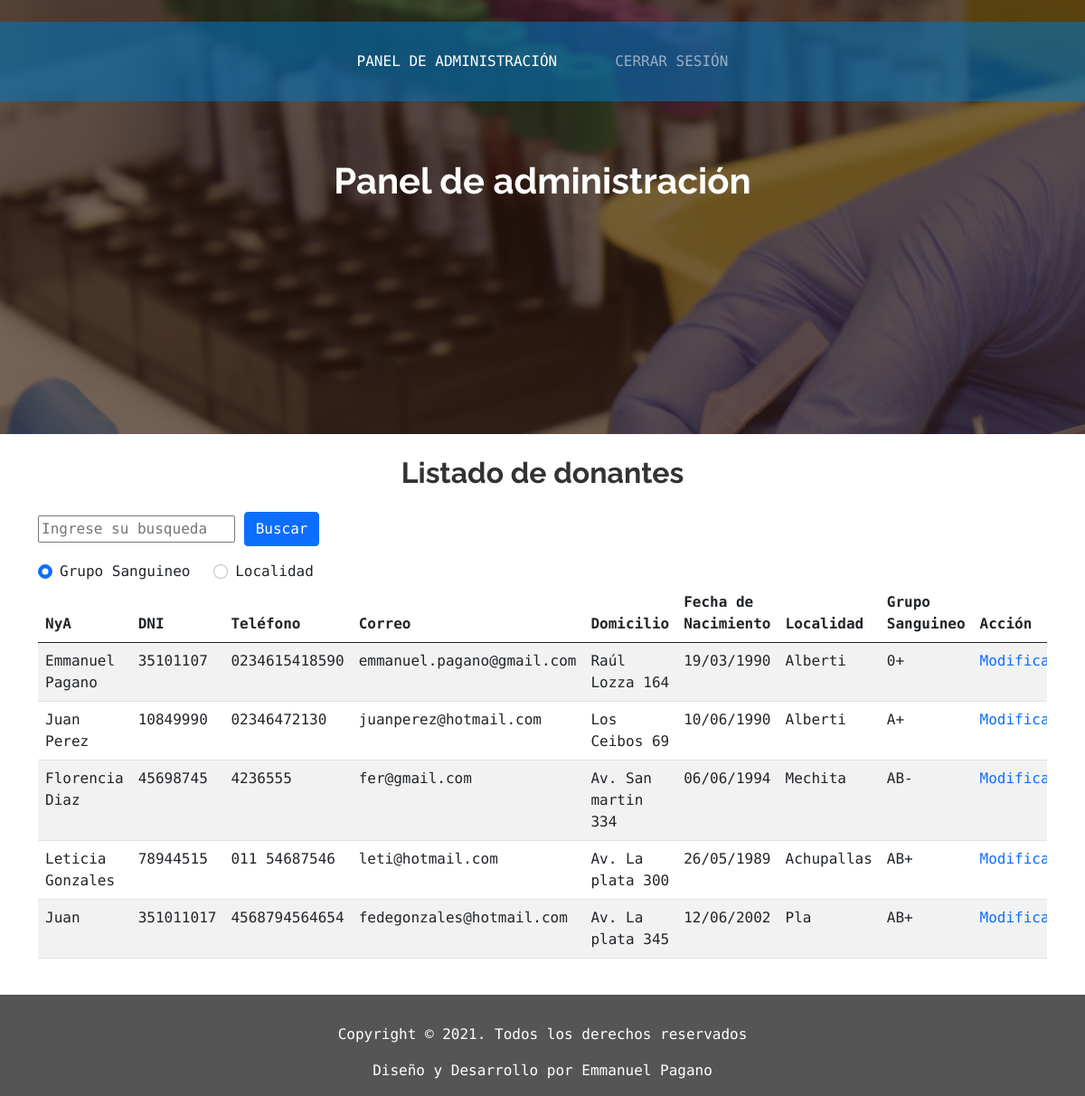
The page /Registro_Donantes/adm/panel-adm.php (signed in) on the database its author committed.
### tables this page shows
CREATE TABLE `donante` (
  `idDonante` int(11) NOT NULL,
  `nya` varchar(250) NOT NULL,
  `dni` varchar(50) NOT NULL,
  `telefono` varchar(250) NOT NULL,
  `correo` varchar(250) NOT NULL,
  `domicilio` varchar(250) NOT NULL,
  `fechaNacimiento` date NOT NULL,
  `idLocalidad` int(11) NOT NULL,
  `idGrupo` int(11) NOT NULL
);

CREATE TABLE `localidad` (
  `idLocalidad` int(11) NOT NULL,
  `localidad` varchar(250) NOT NULL
);

CREATE TABLE `grupo` (
  `idGrupo` int(11) NOT NULL,
  `grupo` varchar(250) NOT NULL
);

### Registro_Donantes/adm/panel-adm.php (the view, shortened to what this page needs)
<?php
$title = 'panel';
include('../include/conexion.php');
if($_SERVER['REQUEST_METHOD'] == 'GET' && !empty($_GET['busqueda'])){
    $busqueda = $_GET['busqueda'];
    $filtro = $_GET['filtro']; ;
    if($filtro == 'localidad'){
        $cmd = $conexion->prepare('SELECT * FROM donante
        INNER JOIN localidad ON localidad.idLocalidad = donante.idLocalidad
        INNER JOIN grupo ON grupo.idGrupo = donante.idGrupo WHERE localidad = :localidad');
        $cmd->execute(array(':localidad'=>$busqueda));
        $resultado = $cmd->fetchAll();
    }else if($filtro == 'grupo'){
        $cmd = $conexion->prepare('SELECT * FROM donante
        INNER JOIN localidad ON localidad.idLocalidad = donante.idLocalidad
        INNER JOIN grupo ON grupo.idGrupo = donante.idGrupo WHERE grupo = :grupo');
        $cmd->execute(array(':grupo'=>$busqueda));
        $resultado = $cmd->fetchAll();
    }
}else{
    $cmd = $conexion->prepare('SELECT * FROM donante
    INNER JOIN localidad ON localidad.idLocalidad = donante.idLocalidad
    INNER JOIN grupo ON grupo.idGrupo = donante.idGrupo');
    $cmd->execute();
    $resultado = $cmd->fetchAll();
}
?>
<?php include('../include/header-adm.php'); ?>
<section class="tabla py-4">
    <div class="container">
        <h2 class="text-center mb-4">Listado de donantes</h2>
        <div class="btns-busqueda">
            <form action="panel-adm.php" method="GET">
                <div class="mb-3">
                    <input type="text" name="busqueda" placeholder='Ingrese su busqueda'>
                    <button type="submit" class="btn btn-primary">Buscar</button>
                </div>
                <div class="form-check form-check-inline">
                    <input class="form-check-input" type="radio" name="filtro" id="flexRadioDefault1" value="grupo" checked>
                    <label class="form-check-label" for="flexRadioDefault1">
                        Grupo Sanguineo
                    </label>
                </div>
                <div class="form-check form-check-inline">
                    <input class="form-check-input" type="radio" name="filtro" id="flexRadioDefault2" value="localidad">
                    <label class="form-check-label" for="flexRadioDefault2">
                        Localidad
                    </label>
                </div>
            </form>
        </div>
        <div class="table-responsive">
            <table class="table table-striped">
                <thead>
                    <tr>
                        <th scope="col">NyA</th>
                        <th scope="col">DNI</th>
                        <th scope="col">Teléfono</th>
                        <th scope="col">Correo</th>
                        <th scope="col">Domicilio</th>
                        <th scope="col">Fecha de Nacimiento</th>
                        <th scope="col">Localidad</th>
                        <th scope="col">Grupo Sanguineo</th>
                        <th scope="col">Acción</th>
                    </tr>
                </thead>
                <tbody>
                    <?php
                        if($resultado){
                            foreach ($resultado as $fila) {
                                $fechaFormat = date('d-m-Y', strtotime($fila['fechaNacimiento']));
                                $fechaFormat = str_replace('-', '/', $fechaFormat);
                                echo '
                                <tr>
                                <td>'. utf8_encode($fila['nya']) .'</td>
                                <td>'. $fila['dni'] .'</td>
                                <td>'. $fila['telefono'] .'</td>
                                <td>'. $fila['correo'] .'</td>
                                <td>'. utf8_encode($fila['domicilio']) .'</td>
                                <td>'. $fechaFormat .'</td>
                                <td>'. utf8_encode($fila['localidad']) .'</td>
                                <td>'. $fila['grupo'] .'</td>
                                <td><a href="modificar.php?idUser='.$fila['idDonante'].'">Modificar</a></td>
                                </tr>';
                            }
                        }
                    ?>
                </tbody>
            </table>
        </div>
    </div>
</section>
<?php include('../include/footer.php'); ?>

### Registro_Donantes/include/header-adm.php (shortened to what this page needs)
<!DOCTYPE html>
<html lang="es">
  <head>
    <link
      href="https://cdn.jsdelivr.net/npm/bootstrap@5.0.2/dist/css/bootstrap.min.css"
      rel="stylesheet"
    />
    <link
      rel="stylesheet"
      href="https://cdnjs.cloudflare.com/ajax/libs/font-awesome/5.15.2/css/all.min.css"
    />
    <link rel="stylesheet" href="../css/style.css" />
  </head>
  <body>
    <header class="main-header py-4" style="<?php
    if ($title == 'login' || $title == 'panel'){
      echo ' background-image: linear-gradient(
        rgba(47, 23, 15, 0.65),
        rgba(47, 23, 15, 0.65)
      ),
      url(../img/presentation-img.jpg);';
    }
    ?>" >
      <div class="header-title d-lg-block">
        <?php if($title == 'login'): ?>
          <h1 class="text-center text-white">Login Administrativo</h1>
        <?php else: ?>
          <h1 class="text-center text-white">Panel de administración</h1>
        <?php endif;?>
      </div>
      <nav class="navbar navbar-expand-lg navbar-dark py-lg-4" id="mainNav">
        <div class="container">
          <div class="collapse navbar-collapse" id="navbarSupportedContent">
            <ul class="navbar-nav mx-auto">
              <li class="nav-item px-lg-4">
                <a class="nav-link <?php if($title == 'panel'){ echo 'active'; } ?> text-uppercase" href="panel-adm.php"
                  >Panel de administración</a
                >
              </li>
              <li class="nav-item px-lg-4 <?php if(empty($_SESSION['idUser'])) { echo 'd-none'; } ?>">
                <a href="cerrar-sesion.php" class="nav-link text-uppercase" href="registro.php"
                  >Cerrar Sesión</a
                >
              </li>
            </ul>
          </div>
        </div>
      </nav>
    </header>

### Registro_Donantes/include/footer.php (shortened to what this page needs)
 <footer  class="footer pb-3">
      <div class="copyright">
        <p class="text-white">Copyright © 2021. Todos los derechos reservados</p>
        <p class="text-white mb-0">Diseño y Desarrollo por Emmanuel Pagano</p>
      </div>
    </footer>
  </body>
</html>

### Registro_Donantes/css/style.css (style rules this page uses)
* { font-family:"Encode Sans", sans-serif;text-decoration:none !important }
h1,h2,h3,h4,h5 { font-family:"Raleway", sans-serif;font-weight:700;color:#333 }
p { color:#333 }
.main-header { display:-webkit-box;display:-ms-flexbox;display:flex;-webkit-box-orient:vertical;-webkit-box-direction:normal;-ms-flex-direction:column;flex-direction:column;background-image:-webkit-gradient(linear, left top, left bottom, from(rgba(47,23,15,0.65)), to(rgba(47,23,15,0.65))),url(../img/fondo-header.jpg);background-image:linear-gradient(rgba(47,23,15,0.65), rgba(47,23,15,0.65)),url(../img/fondo-header.jpg);background-size:cover;background-attachment:fixed;height:60vh }
.main-header .header-title { margin-top:4rem;margin-bottom:4rem;-webkit-box-ordinal-group:2;-ms-flex-order:1;order:1 }
.main-header .navbar { -webkit-box-ordinal-group:1;-ms-flex-order:0;order:0 }
.footer { padding-top:2rem;background:#555;text-align:center }
@media (min-width: 992px) { .main-header .navbar { background:#0072bb96 } }

### rows shown on the page
donante: nya "Emmanuel Pagano", dni "35101107", telefono "0234615418590", correo "emmanuel.pagano@gmail.com", domicilio "Raúl Lozza 164", fechaNacimiento "19/03/1990", idLocalidad.localidad "Alberti", idGrupo.grupo "0+"
donante: nya "Juan Perez", dni "10849990", telefono "02346472130", correo "juanperez@hotmail.com", domicilio "Los Ceibos 69", fechaNacimiento "10/06/1990", idLocalidad.localidad "Alberti", idGrupo.grupo "A+"
donante: nya "Florencia Diaz", dni "45698745", telefono "4236555", correo "fer@gmail.com", domicilio "Av. San martin 334", fechaNacimiento "06/06/1994", idLocalidad.localidad "Mechita", idGrupo.grupo "AB-"
donante: nya "Leticia Gonzales", dni "78944515", telefono "011 54687546", correo "leti@hotmail.com", domicilio "Av. La plata 300", fechaNacimiento "26/05/1989", idLocalidad.localidad "Achupallas", idGrupo.grupo "AB+"
donante: nya "Juan", dni "351011017", telefono "4568794564654", correo "fedegonzales@hotmail.com", domicilio "Av. La plata 345", fechaNacimiento "12/06/2002", idLocalidad.localidad "Pla", idGrupo.grupo "AB+"
